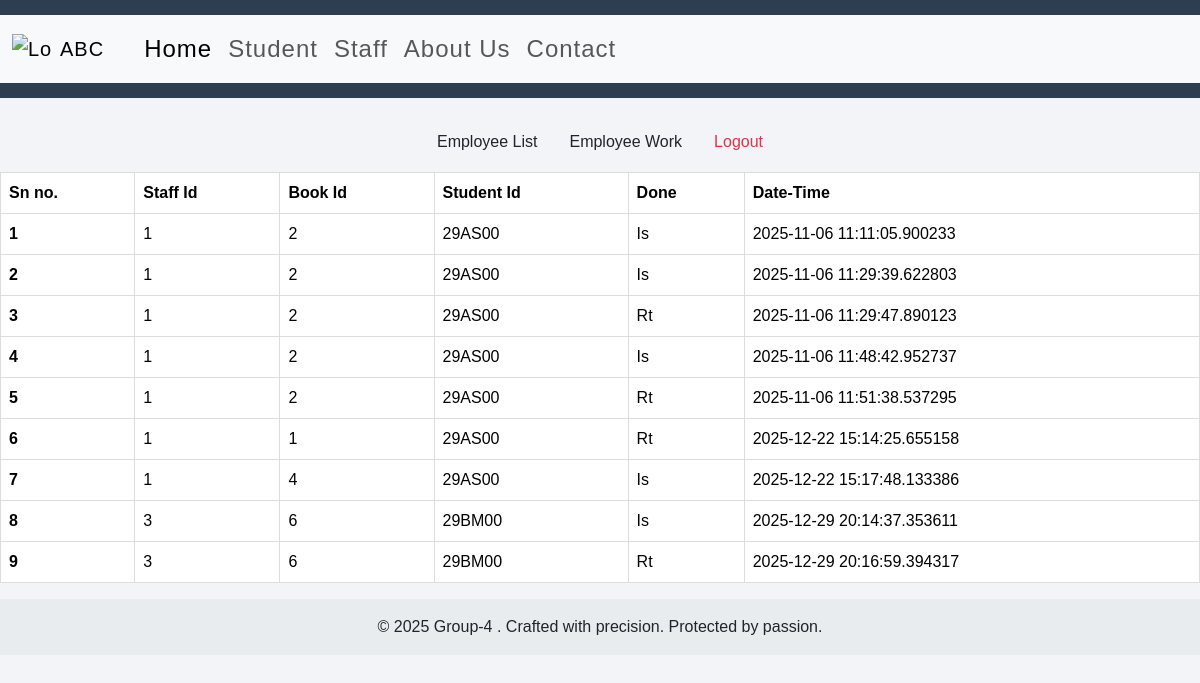
The app's page /staffwork with its own data.
### app.py (models this page shows)
class History(db.Model):
    id = db.Column(db.Integer,primary_key=True)
    sid = db.Column(db.Integer) #staff
    name = db.Column(db.String(50)) #student name
    bid = db.Column(db.Integer) #book id
    done = db.Column(db.String(2)) #Issue:Is Renew:Rn Return:Rt
    date = db.Column(db.DateTime,default=datetime.now)

### app.py (the view)
@app.route("/staffwork")
def Staff_Work():
    return render_template("staffwork.html",work=History.query.all())

### templates/staffwork.html (shortened to what this page needs)
{% extends "base.html" %}
{% block b %}
<br>
<ul class="nav justify-content-center">
  <li class="nav-item">
    <a class="nav-link text-dark" href="/admin">Employee List</a>
  </li>
  <li class="nav-item">
    <a class="nav-link text-dark" href="/staffwork">Employee Work</a>
  </li>
  <li class="nav-item">
    <a class="nav-link text-danger" href="/logout">Logout</a>
  </li>
</ul>
<table class="table">
    <thead>
        <tr>
            <th scope="col">Sn no.</th>
            <th scope="col">Staff Id</th>
            <th scope="col">Book Id</th>
            <th scope="col">Student Id</th>
            <th scope="col">Done</th>
            <th scope="col">Date-Time</th>
        </tr>
    </thead>
    <tbody>
        {% for each in work %}
        <tr>
            <th scope="row">{{loop.index}}</th>
            <td>{{each.sid}}</td>
            <td>{{each.bid}}</td>
            <td>{{each.name}}</td>
            <td>{{each.done}}</td>
            <td>{{each.date}}</td>
        </tr>
        {% endfor %}
    </tbody>
</table>
{% endblock b %}

### static/style.css (style rules this page uses)
body { font-family: 'Poppins', sans-serif; background: #f2f4f7; margin: 0; padding: 0; }
table { width: 100%; border-collapse: collapse; margin-top: 10px; }
th, td { border: 1px solid #ddd; text-align: left; padding: 10px; }
th { background-color: #3498db; color: white; }
tr:nth-child(even) { background-color: #f9f9f9; }

### records on screen
History: sid "1", bid "2", name "29AS00", done "Is", date "2025-11-06 11:11:05.900233"
History: sid "1", bid "2", name "29AS00", done "Is", date "2025-11-06 11:29:39.622803"
History: sid "1", bid "2", name "29AS00", done "Rt", date "2025-11-06 11:29:47.890123"
History: sid "1", bid "2", name "29AS00", done "Is", date "2025-11-06 11:48:42.952737"
History: sid "1", bid "2", name "29AS00", done "Rt", date "2025-11-06 11:51:38.537295"
History: sid "1", bid "1", name "29AS00", done "Rt", date "2025-12-22 15:14:25.655158"
History: sid "1", bid "4", name "29AS00", done "Is", date "2025-12-22 15:17:48.133386"
History: sid "3", bid "6", name "29BM00", done "Is", date "2025-12-29 20:14:37.353611"
History: sid "3", bid "6", name "29BM00", done "Rt", date "2025-12-29 20:16:59.394317"
